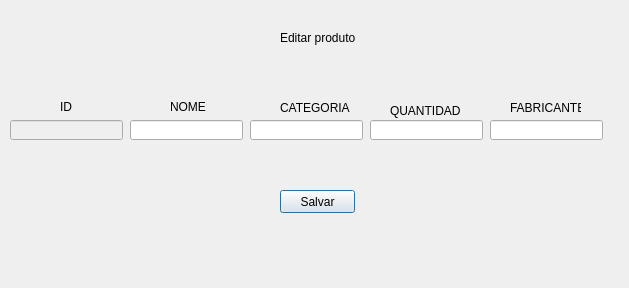
<?xml version="1.0" encoding="UTF-8"?>
<ui version="4.0">
 <class>Dialog</class>
 <widget class="QDialog" name="Dialog">
  <property name="geometry">
   <rect>
    <x>0</x>
    <y>0</y>
    <width>629</width>
    <height>288</height>
   </rect>
  </property>
  <property name="windowTitle">
   <string>Dialog</string>
  </property>
  <widget class="QLabel" name="label">
   <property name="geometry">
    <rect>
     <x>280</x>
     <y>30</y>
     <width>81</width>
     <height>16</height>
    </rect>
   </property>
   <property name="text">
    <string>Editar produto</string>
   </property>
  </widget>
  <widget class="QLabel" name="label_2">
   <property name="geometry">
    <rect>
     <x>60</x>
     <y>100</y>
     <width>47</width>
     <height>13</height>
    </rect>
   </property>
   <property name="text">
    <string>ID</string>
   </property>
  </widget>
  <widget class="QLabel" name="label_3">
   <property name="geometry">
    <rect>
     <x>170</x>
     <y>100</y>
     <width>47</width>
     <height>13</height>
    </rect>
   </property>
   <property name="text">
    <string>NOME</string>
   </property>
  </widget>
  <widget class="QLabel" name="label_4">
   <property name="geometry">
    <rect>
     <x>280</x>
     <y>100</y>
     <width>71</width>
     <height>16</height>
    </rect>
   </property>
   <property name="text">
    <string>CATEGORIA</string>
   </property>
  </widget>
  <widget class="QLabel" name="label_5">
   <property name="geometry">
    <rect>
     <x>390</x>
     <y>100</y>
     <width>71</width>
     <height>21</height>
    </rect>
   </property>
   <property name="text">
    <string>QUANTIDADE</string>
   </property>
  </widget>
  <widget class="QLabel" name="label_6">
   <property name="geometry">
    <rect>
     <x>510</x>
     <y>100</y>
     <width>71</width>
     <height>16</height>
    </rect>
   </property>
   <property name="text">
    <string>FABRICANTE</string>
   </property>
  </widget>
  <widget class="QLineEdit" name="lineEdit">
   <property name="enabled">
    <bool>false</bool>
   </property>
   <property name="geometry">
    <rect>
     <x>10</x>
     <y>120</y>
     <width>113</width>
     <height>20</height>
    </rect>
   </property>
  </widget>
  <widget class="QLineEdit" name="lineEdit_2">
   <property name="geometry">
    <rect>
     <x>130</x>
     <y>120</y>
     <width>113</width>
     <height>20</height>
    </rect>
   </property>
  </widget>
  <widget class="QLineEdit" name="lineEdit_3">
   <property name="geometry">
    <rect>
     <x>250</x>
     <y>120</y>
     <width>113</width>
     <height>20</height>
    </rect>
   </property>
  </widget>
  <widget class="QLineEdit" name="lineEdit_4">
   <property name="geometry">
    <rect>
     <x>370</x>
     <y>120</y>
     <width>113</width>
     <height>20</height>
    </rect>
   </property>
  </widget>
  <widget class="QLineEdit" name="lineEdit_5">
   <property name="geometry">
    <rect>
     <x>490</x>
     <y>120</y>
     <width>113</width>
     <height>20</height>
    </rect>
   </property>
  </widget>
  <widget class="QPushButton" name="pushButton">
   <property name="geometry">
    <rect>
     <x>280</x>
     <y>190</y>
     <width>75</width>
     <height>23</height>
    </rect>
   </property>
   <property name="text">
    <string>Salvar</string>
   </property>
  </widget>
 </widget>
 <resources/>
 <connections/>
</ui>
